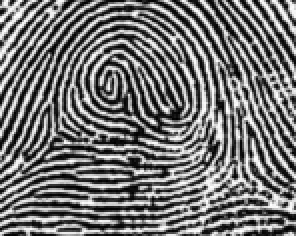
#> input picture görüntü işleme/tresh otsu/parnak.png, 148 x 118 px (shown 2 times larger)
$ python treshh.py
#> lines starting #> are read from the running program, lines starting #| are printed output that depends on the picture
import cv2 as cv


image2=cv.imread("parnak.png",0)
#> image2 is the input picture: shape (118, 148); min 0, max 255, mean 116.3


#simple thresh
ret,thresh1=cv.threshold(image2,160,255,cv.THRESH_BINARY)
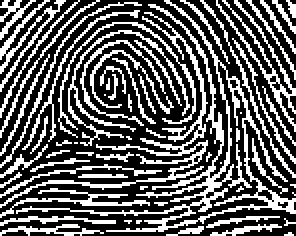
#> thresh1: shape (118, 148) (shown 2 times larger); 36.4% white in thin lines or dots

#adaptive treshhold
thresh2=cv.adaptiveThreshold(image2,255,cv.ADAPTIVE_THRESH_MEAN_C,\
                            cv.THRESH_BINARY,11,2)
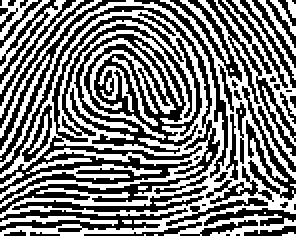
#> thresh2: shape (118, 148) (shown 2 times larger); 48.6% white in thin lines or dots

thresh3=cv.adaptiveThreshold(image2,255,cv.ADAPTIVE_THRESH_GAUSSIAN_C,\
                            cv.THRESH_BINARY,11,2)
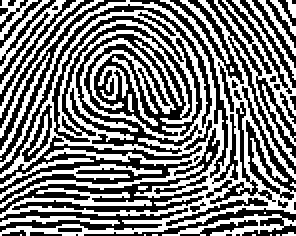
#> thresh3: shape (118, 148) (shown 2 times larger); 48.5% white in thin lines or dots

#otsu tresh
ret4,tresh4=cv.threshold(image2,0,255,cv.THRESH_BINARY+cv.THRESH_OTSU)
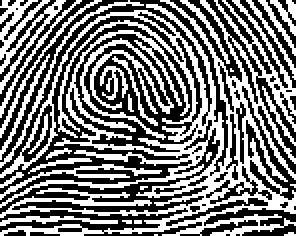
#> tresh4: shape (118, 148) (shown 2 times larger); 47% white in thin lines or dots
#> ret4 = 120


cv.imshow("renk",image2)
cv.imshow("thresh1",thresh1)
cv.imshow("thresh2",thresh2)
cv.imshow("thresh3",thresh3)
cv.imshow("tresh4",tresh4)

cv.waitKey(0)
cv.destroyAllWindows()
